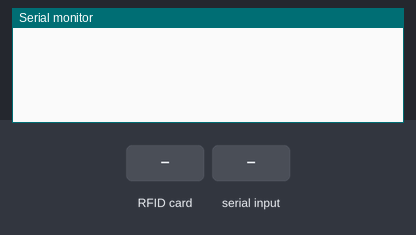
Bench run of a sketch on a simulated ESP32. Shown: the last lines printed to the serial monitor. Inputs (shaded band) come from the test bench.

Above: at 1.2 s.
1.3 s: RFID card 5E 7A 19 C4 held to the reader
At 2.1 s:
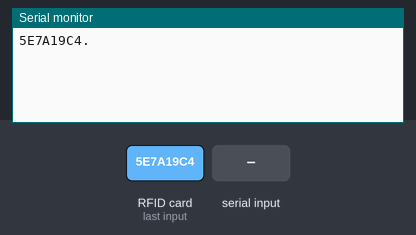
2.8 s: "I" received over Serial
At 3.7 s:
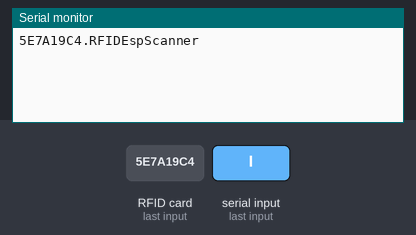

Measured:
- after the input at 1.3 s, the serial monitor: prints a new line at once (image 1)
- after the input at 2.8 s, the serial monitor: prints a new line after 0.51 s (image 2)

The sketch:

Esp32-RFID-Scanner.ino
```cpp
/*
   Pin-Connection:
     SDA = G5
     SCK = G18
     MOSI = G23
     MISO = G19
     RST = G22
     GND = GND
     3.3V = 3.3V
*/

#include <SPI.h>
#include <MFRC522.h>
#define SS_PIN 5
#define RST_PIN 22

// Startes the RFID-Sensor
MFRC522 mfrc522(SS_PIN, RST_PIN);

void setup() {
  // Starts the serial output
  Serial.begin(9600);

  SPI.begin();
  mfrc522.PCD_Init();
}

void loop(){

  // Checks if the authentication byte got send
  if (Serial.available() && Serial.read() == 'I')
    // Sends it auth-info
    Serial.print("RFIDEspScanner");

  // Checks if no card is present or no sensor has been choosen
  if (!mfrc522.PICC_IsNewCardPresent() || !mfrc522.PICC_ReadCardSerial())
    return;

  // Iterates over all bytes from the sensor
  for (byte i = 0; i < mfrc522.uid.size; i++){
    // Outputs the data using the 4 hex blocks
    Serial.print(mfrc522.uid.uidByte[i], HEX);
  }
  // Sends the end character
  Serial.print(".");
  // Gives a little delay
  delay(2000);
}
```
